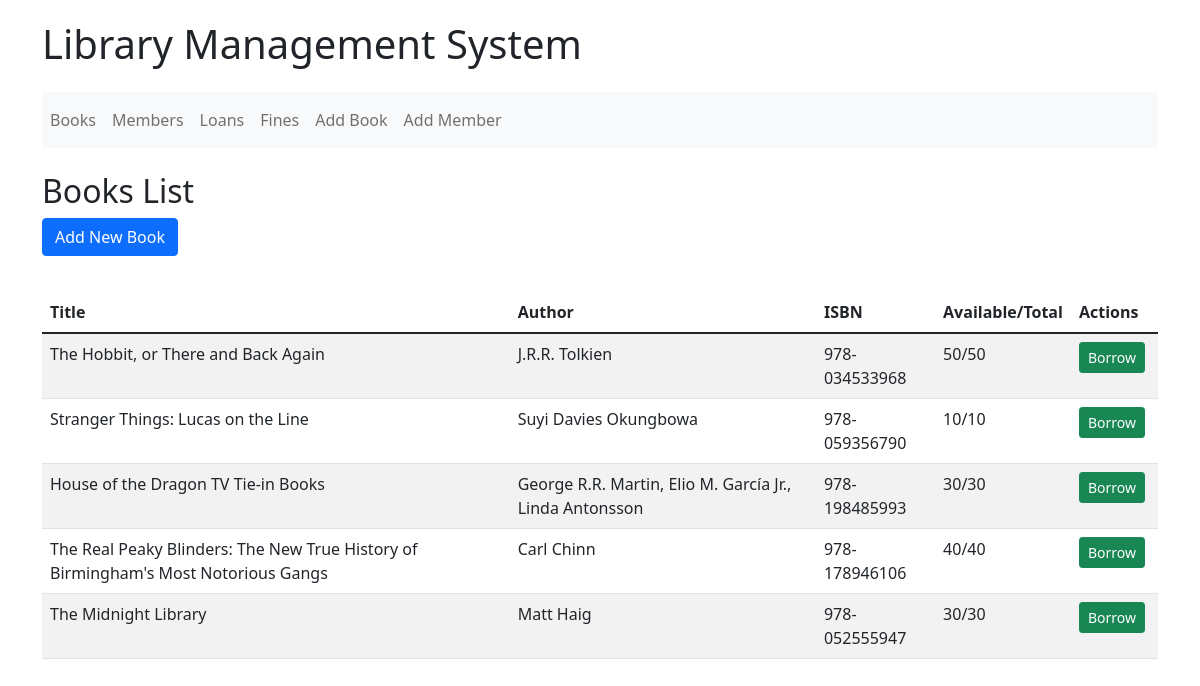
The page / on the database its author committed.
### library/models.py (models this page shows, shortened)
class Book(models.Model):
    title = models.CharField(max_length=255)
    author = models.CharField(max_length=255)
    isbn = models.CharField(max_length=13, unique=True)
    copies_total = models.IntegerField(default=1)
    copies_available = models.IntegerField(default=1)

### library/views.py (the view)
# urls.py: path('', views.book_list, name='book-list'),
def book_list(request):
    books = Book.objects.all()
    return render(request, 'library/book_list.html', {'books': books})

### library/templates/library/book_list.html
{% extends 'library/base.html' %}
{% block content %}
<h2>Books List</h2>
<a href="{% url 'add-book' %}" class="btn btn-primary mb-3">Add New Book</a>
<table class="table table-striped">
    <thead class="thead-dark">
        <tr>
            <th>Title</th>
            <th>Author</th>
            <th>ISBN</th>
            <th>Available/Total</th>
            <th>Actions</th>
        </tr>
    </thead>
    <tbody>
        {% for book in books %}
        <tr>
            <td>{{ book.title }}</td>
            <td>{{ book.author }}</td>
            <td>{{ book.isbn }}</td>
            <td>{{ book.copies_available }}/{{ book.copies_total }}</td>
            <td>
                {% if book.copies_available > 0 %}
                    <a href="{% url 'borrow-book' book.id %}" class="btn btn-success btn-sm">Borrow</a>
                {% else %}
                    <span class="text-muted">No copies available</span>
                {% endif %}
            </td>
        </tr>
        {% empty %}
        <tr>
            <td colspan="5" class="text-center">No books found.</td>
        </tr>
        {% endfor %}
    </tbody>
</table>
{% endblock %}

### library/templates/library/base.html (shortened to what this page needs)
<!DOCTYPE html>
<html>
<head>
    <link href="https://cdn.jsdelivr.net/npm/bootstrap@5.1.3/dist/css/bootstrap.min.css" rel="stylesheet">
</head>
<body>
    <div class="container">
        <h1 class="mb-4">Library Management System</h1>
        <nav class="navbar navbar-expand-lg navbar-light bg-light mb-4">
            <div class="navbar-nav">
                <a class="nav-link" href="{% url 'book-list' %}">Books</a>
                <a class="nav-link" href="{% url 'member-list' %}">Members</a>
                <a class="nav-link" href="{% url 'loan-list' %}">Loans</a>
                <a class="nav-link" href="{% url 'fine-list' %}">Fines</a>
                <a class="nav-link" href="{% url 'add-book' %}">Add Book</a>
                <a class="nav-link" href="{% url 'add-member' %}">Add Member</a>
            </div>
        </nav>
        {% block content %}
        {% endblock %}
    </div>
</body>
</html>

### library/templates/library/base.html (style rules this page uses)
body { padding: 20px; }
.btn { margin-right: 5px; }
.table { margin-top: 20px; }

### rows shown on the page
Book: title "The Hobbit, or There and Back Again", author "J.R.R. Tolkien", isbn "978-034533968", copies_available "50", copies_total "50", shows "Borrow"
Book: title "Stranger Things: Lucas on the Line", author "Suyi Davies Okungbowa", isbn "978-059356790", copies_available "10", copies_total "10", shows "Borrow"
Book: title "House of the Dragon TV Tie-in Books", author "George R.R. Martin, Elio M. García Jr., Linda Antonsson", isbn "978-198485993", copies_available "30", copies_total "30", shows "Borrow"
Book: title "The Real Peaky Blinders: The New True History of Birmingham's Most Notorious Gangs", author "Carl Chinn", isbn "978-178946106", copies_available "40", copies_total "40", shows "Borrow"
Book: title "The Midnight Library", author "Matt Haig", isbn "978-052555947", copies_available "30", copies_total "30", shows "Borrow"
